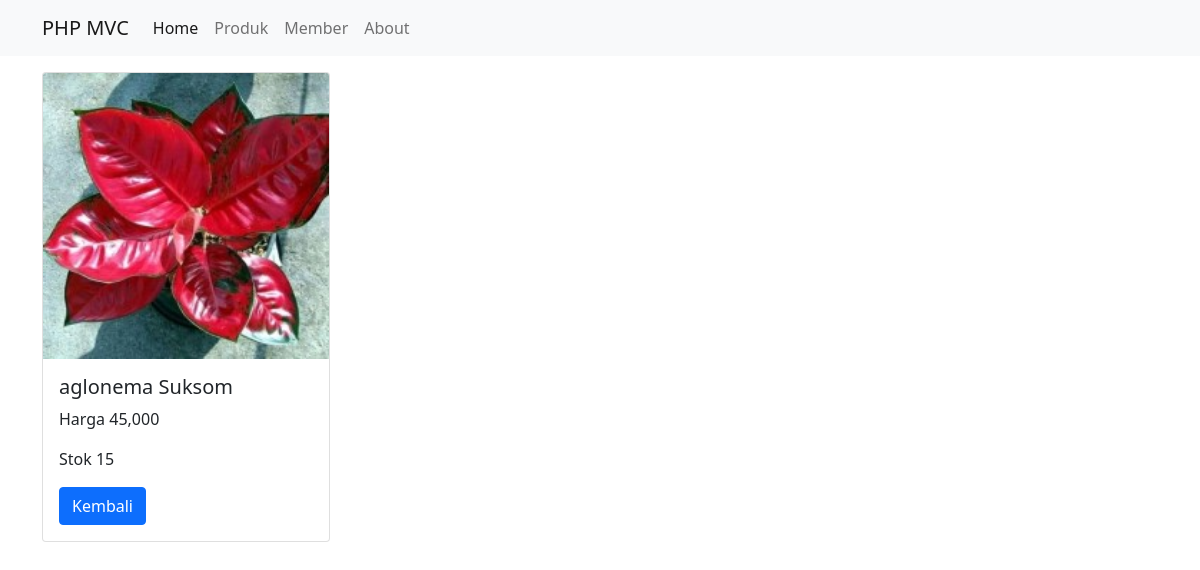
The page /public/produk/detail/1 on the database its author committed.
### tables this page shows
CREATE TABLE `barang` (
  `id` int(11) NOT NULL,
  `nama` varchar(40) DEFAULT NULL,
  `hrg` double DEFAULT NULL,
  `jml` int(11) DEFAULT NULL,
  `keterangan` varchar(100) DEFAULT NULL,
  `foto` varchar(200) DEFAULT NULL
);

### app/core/Controller.php (called while the page is built, shortened)
<?php
class Controller {
    public function view($view, $data = []) {
        require_once '../app/views/' . $view . '.php';
    }
    public function model($model) {
        return new $model;
    }
}

### app/controllers/Produk.php (called while the page is built, shortened)
<?php
class Produk extends Controller {
    public function detail($id){
      $data['judul'] = 'Detail Produk';
      $data['produk'] = $this->model('Produk_model')->getProductById($id);
      $this->view('produk/detail', $data);
    }
}

### app/core/App.php (called while the page is built, shortened)
<?php
class App {
    protected $method = 'index';
    protected $params = [];
    public function __construct()
    {
        $url = $this->parseURL();
        if(file_exists('../app/controllers/' . $url[0] . '.php')) {
            unset($url[0]);
        }
        $this->controller = new $this->controller;
        if(isset($url[1])) {
            if(method_exists($this->controller, $url[1])) {
                $this->method = $url[1];
                unset($url[1]);
            }
        }
        if(!empty($url)) {
            $this->params = array_values($url);
        }
        call_user_func_array([$this->controller, $this->method], $this->params);
    }
    public function parseURL() {
        if(isset($_GET['url'])) {
            $url = rtrim($_GET['url'], '/');
            $url = filter_var($url, FILTER_SANITIZE_URL);
            $url = explode('/', $url);
            return $url;
        }
    }
}

### public/index.php (called while the page is built, shortened)
<?php
$app = new App;

### app/core/Database.php (called while the page is built, shortened)
<?php
class Database {
    private $host = DB_HOST;
    private $user = DB_USER;
    private $pass = DB_PASS;
    private $db_name = DB_NAME;
    private $dbh;
    private $stmt;
    public function __construct()
    {
        $dsn = 'mysql:host='. $this->host . '; dbname=' . $this->db_name;
        $option = [
            PDO::ATTR_PERSISTENT => true,
            PDO::ATTR_ERRMODE => PDO::ERRMODE_EXCEPTION
        ];
        try {
            $this->dbh = new PDO($dsn, $this->user, $this->pass, $option);
        } catch(PDOException $e) {
            die($e -> getMessage());
        }
    }
    public function query($query) {
        $this->stmt = $this->dbh->prepare($query);
    }
    public function bind($param, $value, $type=null) {
        if(is_null($type)) {
            switch(true) {
                default:
                    $type = PDO::PARAM_STR;
            }
        }
        $this->stmt->bindValue($param, $value, $type);
    }
    public function execute() {
        $this->stmt->execute();
    }
    public function single() {
        $this->execute();
        return $this->stmt->fetch(PDO::FETCH_ASSOC);
    }
}

### app/models/Produk_model.php (called while the page is built, shortened)
<?php
class Produk_model{
	private $table = "barang";
	private $db;
	public function __construct(){
		$this->db = new Database;
	}
	public function getProductById($id){
		$sql="SELECT * FROM " . $this->table . " WHERE id=:id";
		$this->db->query($sql);
		$this->db->bind('id',$id);
		return $this->db->single();
	}
}

### app/views/produk/detail.php (the view)
<div class="container mt-3">
    <div class="card" style="width: 18rem;">
        <img class="card-img-top" src="<?= BASEURL; ?>/img/daun/<?= $data['produk']['foto']; ?>" alt="Card image cap">
        <div class="card-body">
            <h5 class="card-title"><?= $data['produk']['nama']; ?></h5>
            <p class="card-text">Harga <?= number_format($data['produk']['hrg']); ?></p>
            <p class="card-text">Stok <?= $data['produk']['jml']; ?></p>
            <a href="<?= BASEURL; ?>/produk" class="btn btn-primary">Kembali</a>
        </div>
    </div>
</div>

### rows shown on the page
barang: foto (picture), nama "aglonema Suksom", hrg "45,000", jml "15"
